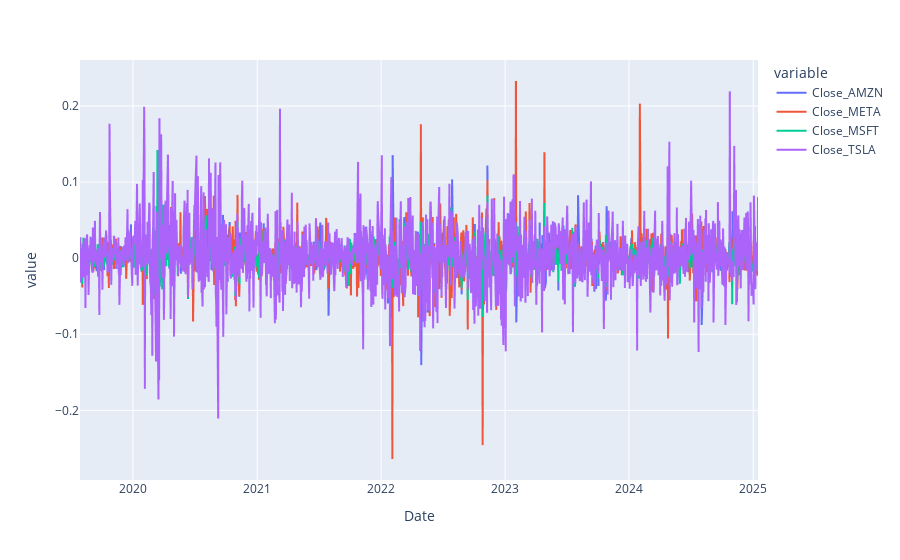

Notebook source saved alongside this figure:
### Code cell
ret_port = df.pct_change()
px.line(ret_port)

### Figure 1 — Plotly figure (JSON) as saved in the notebook; plotly's stock layout.template omitted (floating-point values rounded to 4 significant figures; data arrays with more than 128 entries replaced by an {"elided": "..."} marker saying what was removed)
{"data": [{"hovertemplate": "variable=Close_AMZN<br>Date=%{x}<br>value=%{y}<extra></extra>", "legendgroup": "Close_AMZN", "line": {"color": "#636efa", "dash": "solid"}, "marker": {"symbol": "circle"}, "mode": "lines", "name": "Close_AMZN", "showlegend": true, "type": "scattergl", "x": {"elided": "1376 str values"}, "xaxis": "x", "y": {"elided": "1376 float values"}, "yaxis": "y"}, {"hovertemplate": "variable=Close_META<br>Date=%{x}<br>value=%{y}<extra></extra>", "legendgroup": "Close_META", "line": {"color": "#EF553B", "dash": "solid"}, "marker": {"symbol": "circle"}, "mode": "lines", "name": "Close_META", "showlegend": true, "type": "scattergl", "x": {"elided": "1376 str values"}, "xaxis": "x", "y": {"elided": "1376 float values"}, "yaxis": "y"}, {"hovertemplate": "variable=Close_MSFT<br>Date=%{x}<br>value=%{y}<extra></extra>", "legendgroup": "Close_MSFT", "line": {"color": "#00cc96", "dash": "solid"}, "marker": {"symbol": "circle"}, "mode": "lines", "name": "Close_MSFT", "showlegend": true, "type": "scattergl", "x": {"elided": "1376 str values"}, "xaxis": "x", "y": {"elided": "1376 float values"}, "yaxis": "y"}, {"hovertemplate": "variable=Close_TSLA<br>Date=%{x}<br>value=%{y}<extra></extra>", "legendgroup": "Close_TSLA", "line": {"color": "#ab63fa", "dash": "solid"}, "marker": {"symbol": "circle"}, "mode": "lines", "name": "Close_TSLA", "showlegend": true, "type": "scattergl", "x": {"elided": "1376 str values"}, "xaxis": "x", "y": {"elided": "1376 float values"}, "yaxis": "y"}], "layout": {"legend": {"title": {"text": "variable"}, "tracegroupgap": 0}, "margin": {"t": 60}, "xaxis": {"anchor": "y", "domain": [0, 1], "title": {"text": "Date"}}, "yaxis": {"anchor": "x", "domain": [0, 1], "title": {"text": "value"}}}}
